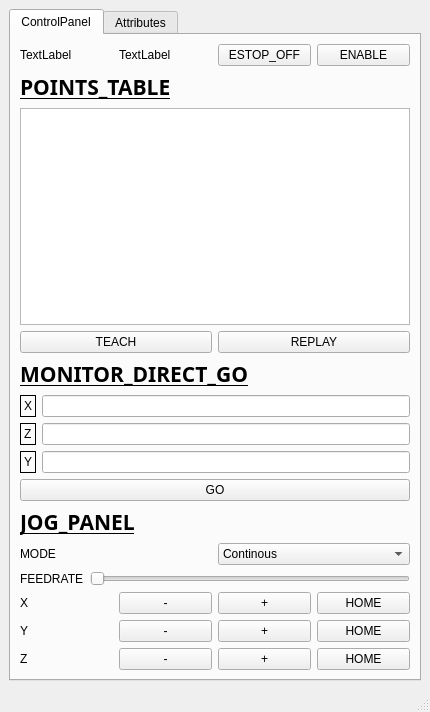
<?xml version="1.0" encoding="UTF-8"?>
<ui version="4.0">
 <class>MainWindow</class>
 <widget class="QMainWindow" name="MainWindow">
  <property name="geometry">
   <rect>
    <x>0</x>
    <y>0</y>
    <width>430</width>
    <height>712</height>
   </rect>
  </property>
  <property name="windowTitle">
   <string>MainWindow</string>
  </property>
  <widget class="QWidget" name="centralwidget">
   <layout class="QGridLayout" name="gridLayout">
    <item row="0" column="0">
     <widget class="QTabWidget" name="tabWidget">
      <property name="currentIndex">
       <number>0</number>
      </property>
      <widget class="QWidget" name="tab">
       <attribute name="title">
        <string>ControlPanel</string>
       </attribute>
       <layout class="QGridLayout" name="gridLayout_2">
        <item row="0" column="0">
         <layout class="QVBoxLayout" name="verticalLayout">
          <item>
           <layout class="QVBoxLayout" name="verticalLayout_2">
            <item>
             <layout class="QHBoxLayout" name="horizontalLayout_10">
              <item>
               <widget class="QLabel" name="label_TASK_STATE">
                <property name="text">
                 <string>TextLabel</string>
                </property>
               </widget>
              </item>
              <item>
               <widget class="QLabel" name="label_TASK_MODE">
                <property name="text">
                 <string>TextLabel</string>
                </property>
               </widget>
              </item>
              <item>
               <widget class="QPushButton" name="pushButton_UNLLOCK">
                <property name="text">
                 <string>ESTOP_OFF</string>
                </property>
               </widget>
              </item>
              <item>
               <widget class="QPushButton" name="pushButton_SRV_ON">
                <property name="text">
                 <string>ENABLE</string>
                </property>
               </widget>
              </item>
             </layout>
            </item>
            <item>
             <layout class="QVBoxLayout" name="verticalLayout_4">
              <item>
               <widget class="QLabel" name="label_12">
                <property name="font">
                 <font>
                  <family>微軟正黑體</family>
                  <pointsize>16</pointsize>
                  <weight>75</weight>
                  <bold>true</bold>
                  <underline>true</underline>
                 </font>
                </property>
                <property name="text">
                 <string>POINTS_TABLE</string>
                </property>
               </widget>
              </item>
              <item>
               <widget class="QTableView" name="tableView"/>
              </item>
              <item>
               <layout class="QHBoxLayout" name="horizontalLayout_3">
                <item>
                 <widget class="QPushButton" name="pushButton_TEACH">
                  <property name="text">
                   <string>TEACH</string>
                  </property>
                 </widget>
                </item>
                <item>
                 <widget class="QPushButton" name="pushButton_REPLAY">
                  <property name="text">
                   <string>REPLAY</string>
                  </property>
                 </widget>
                </item>
               </layout>
              </item>
             </layout>
            </item>
            <item>
             <widget class="QLabel" name="label_8">
              <property name="font">
               <font>
                <family>微軟正黑體</family>
                <pointsize>16</pointsize>
                <weight>75</weight>
                <bold>true</bold>
                <underline>true</underline>
               </font>
              </property>
              <property name="text">
               <string>MONITOR_DIRECT_GO</string>
              </property>
             </widget>
            </item>
            <item>
             <layout class="QVBoxLayout" name="verticalLayout_3">
              <item>
               <layout class="QHBoxLayout" name="horizontalLayout_2">
                <item>
                 <widget class="QLabel" name="label_9">
                  <property name="sizePolicy">
                   <sizepolicy hsizetype="Minimum" vsizetype="Preferred">
                    <horstretch>0</horstretch>
                    <verstretch>0</verstretch>
                   </sizepolicy>
                  </property>
                  <property name="frameShape">
                   <enum>QFrame::Box</enum>
                  </property>
                  <property name="text">
                   <string>X</string>
                  </property>
                  <property name="textFormat">
                   <enum>Qt::AutoText</enum>
                  </property>
                 </widget>
                </item>
                <item>
                 <widget class="QLineEdit" name="lineEdit_CUR_X"/>
                </item>
               </layout>
              </item>
              <item>
               <layout class="QHBoxLayout" name="horizontalLayout_7">
                <item>
                 <widget class="QLabel" name="label_11">
                  <property name="sizePolicy">
                   <sizepolicy hsizetype="Minimum" vsizetype="Preferred">
                    <horstretch>0</horstretch>
                    <verstretch>0</verstretch>
                   </sizepolicy>
                  </property>
                  <property name="frameShape">
                   <enum>QFrame::Box</enum>
                  </property>
                  <property name="text">
                   <string>Z</string>
                  </property>
                  <property name="textFormat">
                   <enum>Qt::AutoText</enum>
                  </property>
                 </widget>
                </item>
                <item>
                 <widget class="QLineEdit" name="lineEdit_CUR_Y"/>
                </item>
               </layout>
              </item>
              <item>
               <layout class="QHBoxLayout" name="horizontalLayout_6">
                <item>
                 <widget class="QLabel" name="label_10">
                  <property name="sizePolicy">
                   <sizepolicy hsizetype="Minimum" vsizetype="Preferred">
                    <horstretch>0</horstretch>
                    <verstretch>0</verstretch>
                   </sizepolicy>
                  </property>
                  <property name="frameShape">
                   <enum>QFrame::Box</enum>
                  </property>
                  <property name="text">
                   <string>Y</string>
                  </property>
                  <property name="textFormat">
                   <enum>Qt::AutoText</enum>
                  </property>
                 </widget>
                </item>
                <item>
                 <widget class="QLineEdit" name="lineEdit_CUR_Z"/>
                </item>
               </layout>
              </item>
             </layout>
            </item>
            <item>
             <widget class="QPushButton" name="pushButton_GO">
              <property name="text">
               <string>GO</string>
              </property>
             </widget>
            </item>
           </layout>
          </item>
          <item>
           <widget class="QLabel" name="label_7">
            <property name="font">
             <font>
              <family>微軟正黑體</family>
              <pointsize>16</pointsize>
              <weight>75</weight>
              <bold>true</bold>
              <underline>true</underline>
             </font>
            </property>
            <property name="text">
             <string>JOG_PANEL</string>
            </property>
           </widget>
          </item>
          <item>
           <layout class="QHBoxLayout" name="horizontalLayout_8">
            <item>
             <widget class="QLabel" name="label_13">
              <property name="text">
               <string>MODE</string>
              </property>
             </widget>
            </item>
            <item>
             <widget class="QComboBox" name="comboBox_MODE_SEL">
              <item>
               <property name="text">
                <string>Continous</string>
               </property>
              </item>
              <item>
               <property name="text">
                <string>1mm</string>
               </property>
              </item>
              <item>
               <property name="text">
                <string>0.1mm</string>
               </property>
              </item>
              <item>
               <property name="text">
                <string>0.01mm</string>
               </property>
              </item>
              <item>
               <property name="text">
                <string>0.001mm</string>
               </property>
              </item>
             </widget>
            </item>
           </layout>
          </item>
          <item>
           <layout class="QHBoxLayout" name="horizontalLayout_9">
            <item>
             <widget class="QLabel" name="label_14">
              <property name="text">
               <string>FEEDRATE</string>
              </property>
             </widget>
            </item>
            <item>
             <widget class="QSlider" name="horizontalSlider_FEEDRATE">
              <property name="orientation">
               <enum>Qt::Horizontal</enum>
              </property>
             </widget>
            </item>
           </layout>
          </item>
          <item>
           <layout class="QHBoxLayout" name="horizontalLayout">
            <item>
             <widget class="QLabel" name="label">
              <property name="text">
               <string>X</string>
              </property>
             </widget>
            </item>
            <item>
             <widget class="QPushButton" name="pushButton_JOG_X_N">
              <property name="text">
               <string>-</string>
              </property>
             </widget>
            </item>
            <item>
             <widget class="QPushButton" name="pushButton_JOG_X_P">
              <property name="text">
               <string>+</string>
              </property>
             </widget>
            </item>
            <item>
             <widget class="QPushButton" name="pushButton_JOG_X_H">
              <property name="text">
               <string>HOME</string>
              </property>
             </widget>
            </item>
           </layout>
          </item>
          <item>
           <layout class="QHBoxLayout" name="horizontalLayout_4">
            <item>
             <widget class="QLabel" name="label_2">
              <property name="text">
               <string>Y</string>
              </property>
             </widget>
            </item>
            <item>
             <widget class="QPushButton" name="pushButton_JOG_Y_N">
              <property name="text">
               <string>-</string>
              </property>
             </widget>
            </item>
            <item>
             <widget class="QPushButton" name="pushButton_JOG_Y_P">
              <property name="text">
               <string>+</string>
              </property>
             </widget>
            </item>
            <item>
             <widget class="QPushButton" name="pushButton_JOG_Y_H">
              <property name="text">
               <string>HOME</string>
              </property>
             </widget>
            </item>
           </layout>
          </item>
          <item>
           <layout class="QHBoxLayout" name="horizontalLayout_5">
            <item>
             <widget class="QLabel" name="label_6">
              <property name="text">
               <string>Z</string>
              </property>
             </widget>
            </item>
            <item>
             <widget class="QPushButton" name="pushButton_JOG_Z_N">
              <property name="text">
               <string>-</string>
              </property>
             </widget>
            </item>
            <item>
             <widget class="QPushButton" name="pushButton_JOG_Z_P">
              <property name="text">
               <string>+</string>
              </property>
             </widget>
            </item>
            <item>
             <widget class="QPushButton" name="pushButton_JOG_Z_H">
              <property name="text">
               <string>HOME</string>
              </property>
             </widget>
            </item>
           </layout>
          </item>
         </layout>
        </item>
       </layout>
      </widget>
      <widget class="QWidget" name="tab_2">
       <attribute name="title">
        <string>Attributes</string>
       </attribute>
       <layout class="QGridLayout" name="gridLayout_3">
        <item row="0" column="0">
         <layout class="QVBoxLayout" name="verticalLayout_5">
          <item>
           <layout class="QHBoxLayout" name="horizontalLayout_12">
            <item>
             <widget class="QLabel" name="label_15">
              <property name="text">
               <string>Attribute</string>
              </property>
             </widget>
            </item>
            <item>
             <widget class="QComboBox" name="comboBox_ATTR_SELECTION">
              <property name="sizePolicy">
               <sizepolicy hsizetype="Expanding" vsizetype="Fixed">
                <horstretch>0</horstretch>
                <verstretch>0</verstretch>
               </sizepolicy>
              </property>
             </widget>
            </item>
           </layout>
          </item>
          <item>
           <layout class="QHBoxLayout" name="horizontalLayout_11">
            <item>
             <widget class="QLabel" name="label_16">
              <property name="text">
               <string>Value</string>
              </property>
             </widget>
            </item>
            <item>
             <widget class="QLabel" name="label_STAT_VAL">
              <property name="text">
               <string>TextLabel</string>
              </property>
             </widget>
            </item>
           </layout>
          </item>
          <item>
           <spacer name="verticalSpacer">
            <property name="orientation">
             <enum>Qt::Vertical</enum>
            </property>
            <property name="sizeHint" stdset="0">
             <size>
              <width>20</width>
              <height>40</height>
             </size>
            </property>
           </spacer>
          </item>
         </layout>
        </item>
        <item row="0" column="1">
         <spacer name="horizontalSpacer">
          <property name="orientation">
           <enum>Qt::Horizontal</enum>
          </property>
          <property name="sizeType">
           <enum>QSizePolicy::Minimum</enum>
          </property>
          <property name="sizeHint" stdset="0">
           <size>
            <width>40</width>
            <height>20</height>
           </size>
          </property>
         </spacer>
        </item>
       </layout>
      </widget>
     </widget>
    </item>
   </layout>
  </widget>
  <widget class="QMenuBar" name="menubar">
   <property name="geometry">
    <rect>
     <x>0</x>
     <y>0</y>
     <width>430</width>
     <height>21</height>
    </rect>
   </property>
  </widget>
  <widget class="QStatusBar" name="statusbar"/>
 </widget>
 <resources/>
 <connections/>
</ui>
